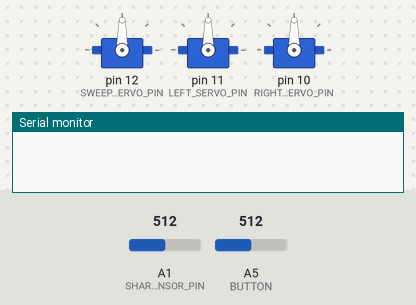
This sketch was run on a simulated Arduino Uno, built with avr-gcc and run on an emulated ATmega328P. On the bench: 3 × servo, the last lines printed to the serial monitor. The test bench sets the inputs (shaded band); at power-on: A5 (BUTTON) = 512, A1 (SHARP_SENSOR_PIN) = 512.

Above: at 1.2 s.
1.3 s: A5 (BUTTON) set to 520
At 2.8 s:
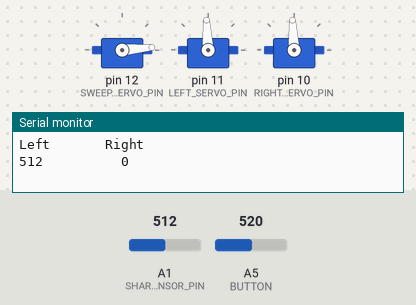
At 4.1 s:
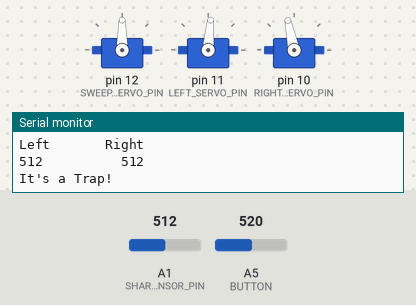
4.3 s: A5 (BUTTON) set to 511
At 6.1 s:
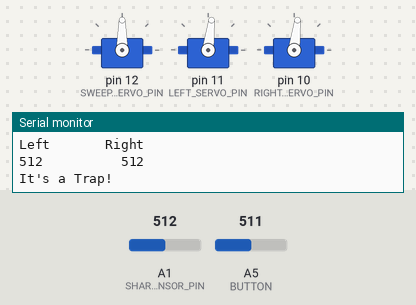
Timing chart, 0 to 7.8 s (numbered marks = the images above; inputs shaded):
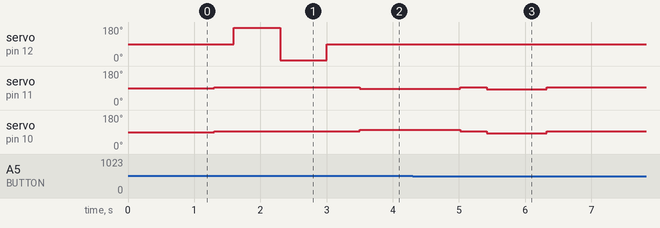

The sketch:

MAZE2.ino
```cpp
#include <Servo.h>

Servo rightServo;
Servo leftServo;
Servo SERVO_SWEEP;


const int SHARP_SENSOR_PIN = A1;
const int LEFT_SERVO_PIN = 11;
const int RIGHT_SERVO_PIN = 10;
const int SWEEP_SERVO_PIN = 12;
const int BUTTON = A5;
const int LIMIT = 500;
int lDistance= analogRead(SHARP_SENSOR_PIN);
int rDistance= analogRead(SHARP_SENSOR_PIN);
int distance= analogRead(SHARP_SENSOR_PIN);

boolean turnOnOff = 0;
int valButton;
unsigned long delayTime;

void setup() {
  // put your setup code here, to run once:
  SERVO_SWEEP.attach(SWEEP_SERVO_PIN);
  leftServo.attach(LEFT_SERVO_PIN);
  rightServo.attach(RIGHT_SERVO_PIN);
  Serial.begin(9600);
  delayTime = millis();
  SERVO_SWEEP.write(90);

}

void loop()
{
  // put your main code here, to run repeatedly:


  turnOnOff=readButton();  // calls the function readButton to see if the button has been pressed(1)
  //Serial.println(turnOnOff);
  if(turnOnOff==1)            // check to see if the button value is 0, if it is continue
  {

   if(millis() - delayTime > 100)
    {

      distance = analogRead(SHARP_SENSOR_PIN);

      if (distance < LIMIT) //if path is clear
      {
        forwardServos();
      }
      else //if path is blocked
      {
        stopServos();

     delay(300);

   // Serial.println(millis()-delayTime);
   delayTime = millis();
   while(millis() - delayTime <= 703)
  {
      SERVO_SWEEP.write(175);

     if(millis() - delayTime >= 700)
    {

      lDistance = analogRead(SHARP_SENSOR_PIN);

      Serial.println("Left       Right");
      Serial.print(lDistance);
      Serial.print("          ");
      Serial.println(rDistance);
    //Serial.println(millis()-delayTime);
      Serial.println("");

      delayTime = 0;

    }
  }


   // Serial.println(delayTime);
  // Serial.println(millis()-delayTime);
   //Serial.println("");


  delayTime = millis();
  while(millis() - delayTime <= 703)
  {
    SERVO_SWEEP.write(5);

   if(millis() - delayTime >= 700)
    {

      rDistance = analogRead(SHARP_SENSOR_PIN);

      Serial.println("Left       Right");

      Serial.print(lDistance);
      Serial.print("          ");
      Serial.println(rDistance);

      Serial.println("");

     //Serial.println(millis()-delayTime);
     delayTime = 0;
     }

    }

        SERVO_SWEEP.write(90); //return to center
        delay(100);
        compareDistance();
      }
    delayTime = millis();
    }
  }
}

//*************************************************************************************************************
int readButton()
{
   unsigned long contactTime;               //local variable; contactTime declared
   valButton=analogRead(BUTTON);            // Read the pushbutton on an analog pin

   if(valButton>512)                        // Since 5V will produce a value of 1023, > 512 means button not pushed
     return turnOnOff;                       // return the value of turnOnOff without changing it

   contactTime=millis();                    // set contactTime = to the millis() clock value
   while(valButton<=512)                   // while the pushbutton is pushed
   {
     valButton=analogRead(BUTTON);           // read the button value again and keep reading until valButton is less than 512
   }

   if(millis()-contactTime<20)               // If the button is held for less than 20 ms
     return turnOnOff;                       // return the turnOnOff value unchanged

   return(1-turnOnOff);                      // if the button is held longer than 20 ms then change the turnOnOff
                                           // to the opposite value to what it was
}

//*************************************************************************************************************
void compareDistance()
{
  Serial.println("Left       Right");
  Serial.print(lDistance);
      Serial.print("          ");
      Serial.println(rDistance);
    //Serial.println(millis()-delayTime);
      Serial.println("");

  if (rDistance > 350 && lDistance > 350)//if they are equally obstructed
  {
    Serial.println("It's a Trap!");
    Serial.println("");
    stopServos();
    delay(400);
    reverseSpecific();
    stopServos();
    delay(400);
    rotateLeft180CCW();
    stopServos();
    delay(400);

  }
  else if (lDistance<rDistance) //if left is less obstructed
  {
    Serial.println("Go Left");
     Serial.println("");
    rotateLeft90CCW();
  }
  else if (rDistance<lDistance) //if right is less obstructed
  {
    Serial.println("Go Right");
    Serial.println("");
   rotateRight90CCW();
  }

   else  //If there doesn't seem to be anything in the way
  {
    Serial.println("Tally Ho!");
    Serial.println("");
    forwardServos();
  }
}

//********************************** SUBROUTINES ************************************
//***********************************************************************************

//************************************************************************************
void stopServos()
{
  leftServo.write(1500);
  rightServo.write(1500);
}
//************************************************************************************
void forwardServos()
{
  leftServo.write(1590);
  rightServo.write(1410);
}

//************************************************************************************
void backwardServos()
{
  for (int i = 0; i < 40; i++)
  {
    leftServo.write(1420);
    rightServo.write(1592);
    delay(15);
  }


}
//************************************************************************************
void rotateLeft90CCW()
{
  for (int i = 0; i < 35; i++)
  {
    leftServo.write(1400);
    rightServo.write(1400);
    delay(15);
  }
}

void rotateRight90CCW()
{
  for (int i = 0; i < 35; i++)
  {
    leftServo.write(1580);
    rightServo.write(1580);
    delay(15);
  }
}

void rotateLeft180CCW()
{
  for (int i = 0; i < 60; i++)
  {
    leftServo.write(1400);
    rightServo.write(1400);
    delay(15);
  }
}
//************************************************************************************
void reverseSpecific()
{
  for (int i = 0; i < 100; i++)
  {
    leftServo.write(1420);
    rightServo.write(1592);
    delay(15);
  }
}
```

Measured:
- the behaviour switches between 512 and 513 on A5 (BUTTON) (found by bisection; images 0 and 1)
- after the input at 1.3 s, servo on pin 12 (SWEEP_SERVO_PIN): 90° → 175° after 0.30 s, → 5° 0.70 s later, → 90° 0.70 s later; servo on pin 11 (LEFT_SERVO_PIN): 90° → 93° at once, → 85° 2.2 s later; servo on pin 10 (RIGHT_SERVO_PIN): 90° → 93° at once, → 102° 2.2 s later
- after the input at 4.3 s, servo on pin 12 (SWEEP_SERVO_PIN): stays 90° (without the input it goes to 175° after 2.8 s); servo on pin 11 (LEFT_SERVO_PIN), servo on pin 10 (RIGHT_SERVO_PIN): goes on until 6.3 s, then stays 93°
